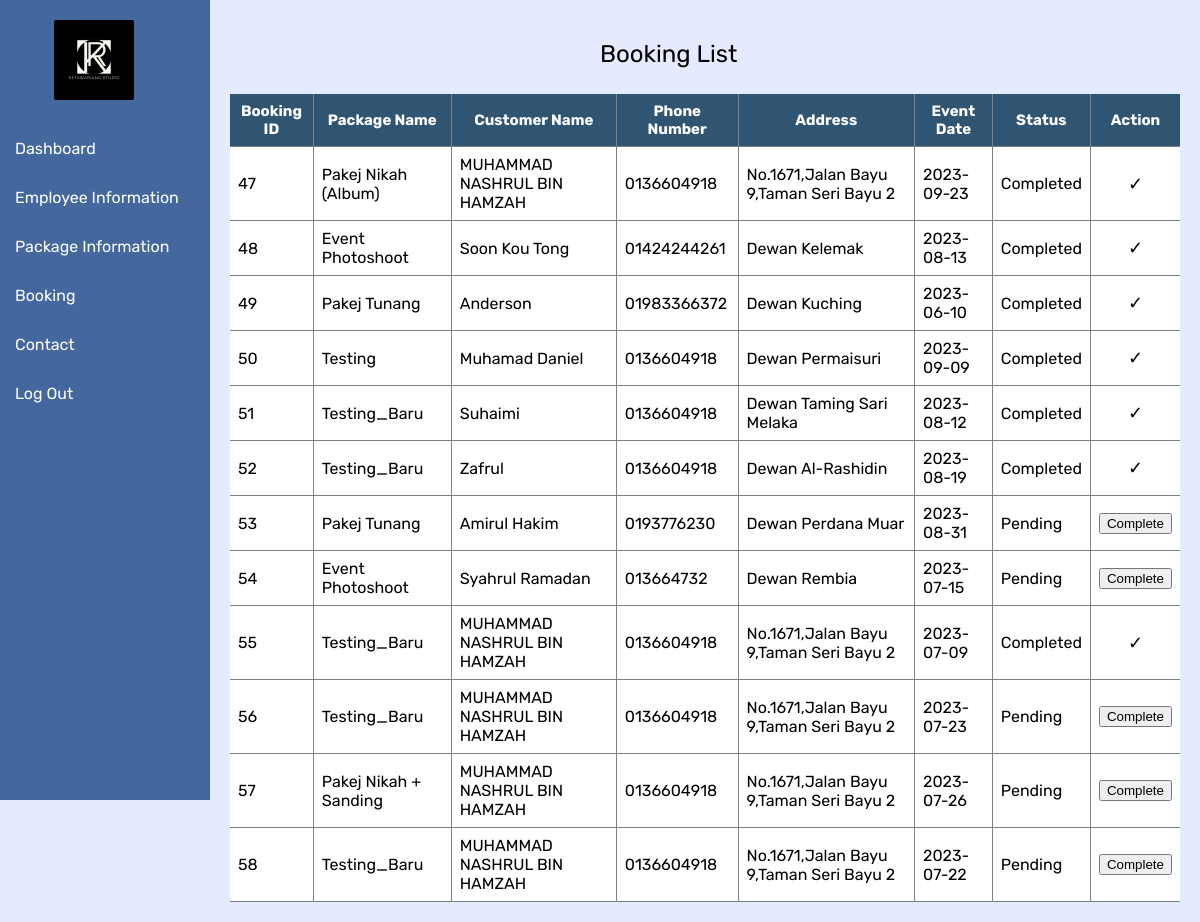
/admin-listbooking.php (signed in), run on the app's committed database.
### tables this page shows
CREATE TABLE `booking` (
  `booking_id` int(11) NOT NULL,
  `package_id` int(11) NOT NULL,
  `customer_name` varchar(255) NOT NULL,
  `phone_number` varchar(20) NOT NULL,
  `address` varchar(255) NOT NULL,
  `event_date` date NOT NULL,
  `booking_date` timestamp NOT NULL DEFAULT current_timestamp(),
  `status` varchar(20) NOT NULL DEFAULT 'Pending',
  `id` int(11) NOT NULL
);

CREATE TABLE `packages` (
  `package_id` int(11) NOT NULL,
  `package_name` varchar(255) NOT NULL,
  `package_price` decimal(10,2) NOT NULL,
  `information_1` varchar(255) NOT NULL,
  `information_2` varchar(255) NOT NULL,
  `information_3` varchar(255) NOT NULL,
  `information_4` varchar(255) NOT NULL,
  `information_5` varchar(255) NOT NULL,
  `information_6` varchar(255) NOT NULL,
  `category` varchar(255) NOT NULL,
  `image_link` varchar(255) DEFAULT NULL
);

### admin-listbooking.php (the view, shortened to what this page needs)
<?php
include 'connect.php';
$query = "SELECT * FROM booking b JOIN packages p ON b.package_id = p.package_id";
$result = mysqli_query($conn, $query);
$bookings = mysqli_fetch_all($result, MYSQLI_ASSOC);
?>
<!DOCTYPE html>
<html lang="en">
<head>
    <link rel="stylesheet" href="style\admin-listbooking.css?v=<?php echo time(); ?>">
</head>
<body>
    <nav>
        <ul>
            <div class="logo">
                <img src="images\logo company.jpg" alt="Logo">
            </div>
            <li><a href="admin-dashboard.php" class="active">Dashboard</a></li>
            <li><a href="admin-emp_info.php">Employee Information</a></li>
            <li><a href="admin-listpackage_info.php">Package Information</a></li>
            <li><a href="admin-listbooking.php">Booking</a></li>
            <li><a href="admin-contact.php">Contact</a></li>
            <li><a href="logout.php">Log Out</a></li>
        </ul>
    </nav>
    <h2 style="margin-left:50%;font-weight:normal;margin-top:40px;margin-bottom:30px;">Booking List</h2>
    <div class="container">
        <table>
            <thead>
                <tr>
                    <th>Booking ID</th>
                    <th>Package Name</th>
                    <th>Customer Name</th>
                    <th>Phone Number</th>
                    <th>Address</th>
                    <th>Event Date</th>
                    <th>Status</th>
                    <th>Action</th>
                </tr>
            </thead>
            <tbody>
                <?php foreach ($bookings as $booking) : ?>
                    <tr>
                        <td><?php echo $booking['booking_id']; ?></td>
                        <td><?php echo $booking['package_name']; ?></td>
                        <td><?php echo $booking['customer_name']; ?></td>
                        <td><?php echo $booking['phone_number']; ?></td>
                        <td><?php echo $booking['address']; ?></td>
                        <td><?php echo $booking['event_date']; ?></td>
                        <td><?php echo $booking['status']; ?></td>
                        <td>
                            <?php if ($booking['status'] !== 'Completed') : ?>
                                <form method="POST" action="<?php echo $_SERVER['PHP_SELF']; ?>">
                                    <button type="submit">Complete</button>
                                </form>
                            <?php else : ?>
                                <div class="checkmark">&#10003;</div>
                            <?php endif; ?>
                        </td>
                    </tr>
                <?php endforeach; ?>
            </tbody>
        </table>
    </div>
</body>
</html>

### style/admin-listbooking.css (style rules this page uses)
body { margin: 0; padding: 0; background-color: #e5ebff; font-family: 'Rubik', sans-serif; }
nav { width: 210px; background-color: #44689d; height: 100vh; position: fixed; left: 0; top: 0; }
nav ul { list-style-type: none; margin: 0; padding: 0; }
nav ul li { margin: 0; padding: 0; }
nav ul li a { display: block; color: #fff; text-decoration: none; padding: 15px; font-weight: 400; }
.logo { padding: 20px; margin-left: 34px; }
.logo img { width: 80px; border-radius: 2px; }
.container { margin-left: 210px; padding: 20px; margin-top: -24px; }
table { width: 100%; border-collapse: collapse; }
th, td { padding: 8px; text-align: left; border-bottom: 1px solid grey; background-color: #fff; }
th { background-color: #305573; color: #fff; text-align: center; font-size: 15px; }
th:not(:last-child), td:not(:last-child) { border-right: 1px solid grey; }
.checkmark { display: flex; justify-content: center; align-items: center; height: 100%; font-size: 18px; }

### data on the page
booking: booking_id "47", package.package_name "Pakej Nikah (Album)", customer_name "MUHAMMAD NASHRUL BIN HAMZAH", phone_number "0136604918", address "No.1671,Jalan Bayu 9,Taman Seri Bayu 2", event_date "2023-09-23", status "Completed"
booking: booking_id "48", package.package_name "Event Photoshoot", customer_name "Soon Kou Tong", phone_number "01424244261", address "Dewan Kelemak", event_date "2023-08-13", status "Completed"
booking: booking_id "49", package.package_name "Pakej Tunang", customer_name "Anderson", phone_number "01983366372", address "Dewan Kuching", event_date "2023-06-10", status "Completed"
booking: booking_id "50", package.package_name "Testing", customer_name "Muhamad Daniel", phone_number "0136604918", address "Dewan Permaisuri", event_date "2023-09-09", status "Completed"
booking: booking_id "51", package.package_name "Testing_Baru", customer_name "Suhaimi", phone_number "0136604918", address "Dewan Taming Sari Melaka", event_date "2023-08-12", status "Completed"
booking: booking_id "52", package.package_name "Testing_Baru", customer_name "Zafrul", phone_number "0136604918", address "Dewan Al-Rashidin", event_date "2023-08-19", status "Completed"
booking: booking_id "53", package.package_name "Pakej Tunang", customer_name "Amirul Hakim", phone_number "0193776230", address "Dewan Perdana Muar", event_date "2023-08-31", status "Pending"
booking: booking_id "54", package.package_name "Event Photoshoot", customer_name "Syahrul Ramadan", phone_number "013664732", address "Dewan Rembia", event_date "2023-07-15", status "Pending"
booking: booking_id "55", package.package_name "Testing_Baru", customer_name "MUHAMMAD NASHRUL BIN HAMZAH", phone_number "0136604918", address "No.1671,Jalan Bayu 9,Taman Seri Bayu 2", event_date "2023-07-09", status "Completed"
booking: booking_id "56", package.package_name "Testing_Baru", customer_name "MUHAMMAD NASHRUL BIN HAMZAH", phone_number "0136604918", address "No.1671,Jalan Bayu 9,Taman Seri Bayu 2", event_date "2023-07-23", status "Pending"
booking: booking_id "57", package.package_name "Pakej Nikah + Sanding", customer_name "MUHAMMAD NASHRUL BIN HAMZAH", phone_number "0136604918", address "No.1671,Jalan Bayu 9,Taman Seri Bayu 2", event_date "2023-07-26", status "Pending"
booking: booking_id "58", package.package_name "Testing_Baru", customer_name "MUHAMMAD NASHRUL BIN HAMZAH", phone_number "0136604918", address "No.1671,Jalan Bayu 9,Taman Seri Bayu 2", event_date "2023-07-22", status "Pending"
